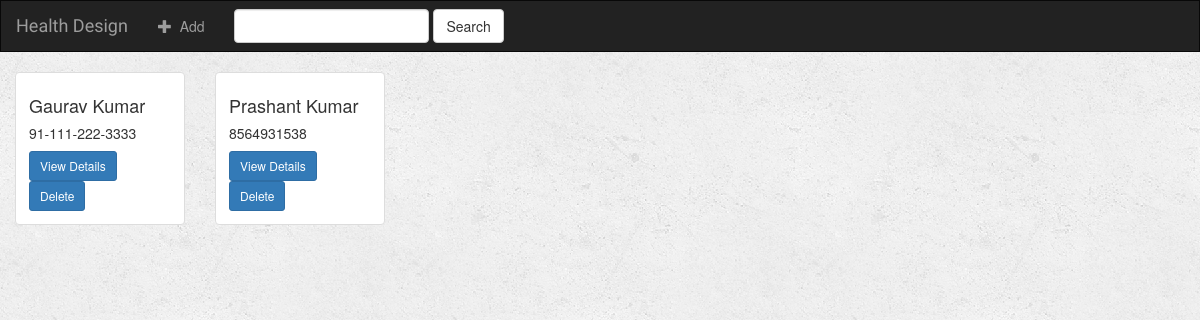
Before: /HealthDesign/ with the older database file.
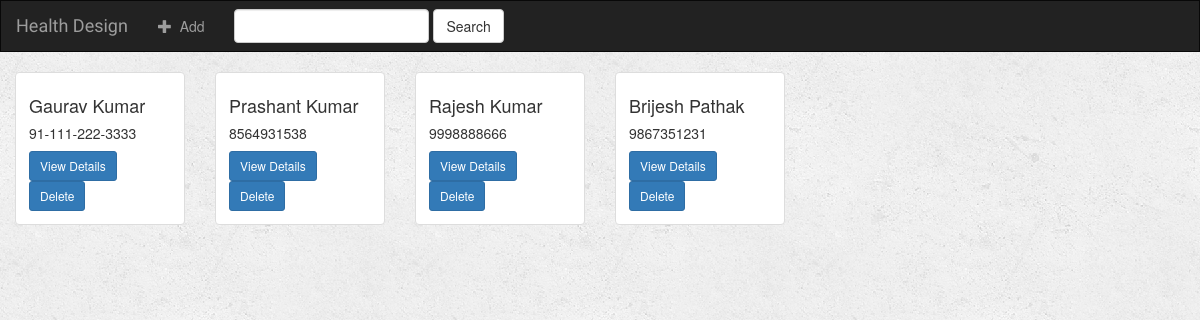
After: the same page with the newer database file.
### HealthDesign/models.py (models this page shows)
class Demographics(models.Model):
    first_name = models.CharField(max_length=30)
    last_name = models.CharField(max_length=30)
    gender = models.CharField(max_length=6)
    martial_status = models.CharField(max_length=10)
    religious_affiliation = models.CharField(max_length=10)
    ethnicity = models.CharField(max_length=30)
    language_spoken = models.CharField(max_length=50)
    address = models.CharField(max_length=100)
    telephone = models.CharField(max_length=20)
    birthday = models.DateField()

### HealthDesign/views.py (the view)
def index(request):
    demographics_list = Demographics.objects.all()
    query = request.GET.get("q")
    if query:
        demographics_list = demographics_list.filter(
            Q(first_name__icontains=query) |
            Q(last_name__icontains=query)
        ).distinct()
    return render(request, 'HealthDesign/index.html', {'demographics_list': demographics_list})

### HealthDesign/templates/HealthDesign/index.html (shortened to what this page needs)
{% extends 'HealthDesign/base.html' %}
{% block body %}
<div class="albums-container container-fluid">
    <div class="row">
        {% if demographics_list %}
            {% for demographics in demographics_list %}
                <div class="col-sm-4 col-lg-2">
                    <div class="thumbnail">
                        <div class="caption">
                            <h4>{{ demographics.first_name }} {{ demographics.last_name }} </h4>
                            <h5>{{ demographics.telephone }}</h5>
                            <a href="{% url 'HealthDesign:detail' demographics.id %}" class="btn btn-primary btn-sm" role="button">View Details</a>
                            <a href="{% url 'HealthDesign:demographics-delete' demographics.id %}" class="btn btn-primary btn-sm" role="button">Delete</a>
                        </div>
                    </div>
                </div>
            {% endfor %}
        {% endif %}
    </div>
</div>
{% endblock %}

### HealthDesign/templates/HealthDesign/base.html (shortened to what this page needs)
<!DOCTYPE html>
<html lang="en">
<head>
    {% load staticfiles %}
    <link rel="stylesheet" href="https://maxcdn.bootstrapcdn.com/bootstrap/3.3.6/css/bootstrap.min.css">
    <link rel="stylesheet" type="text/css" href="{% static 'HealthDesign/style.css' %}"/>
</head>
<body>
<nav class="navbar navbar-inverse">
    <div class="container-fluid">
        <div class="navbar-header">
            <a class="navbar-brand" href="{% url 'HealthDesign:index' %}">Health Design</a>
        </div>
        <div class="collapse navbar-collapse" id="topNavBar">
            <ul class="nav navbar-nav navbar-left">
                <li>
                    <a href="{% url 'HealthDesign:demographics-add'%}">
                        <span class="glyphicon glyphicon-plus" aria-hidden="true"></span>&nbsp; Add
                    </a>
                </li>
            </ul>
            <form class="navbar-form navbar-left" role="search" method="get" action="{% url 'HealthDesign:index' %}">
                <div class="form-group">
                    <input type="text" class="form-control" name="q" value="{{ request.GET.q }}">
                </div>
                <button type="submit" class="btn btn-default">Search</button>
            </form>
        </div>
    </div>
</nav>
{% block body %}
{% endblock %}
</body>
</html>

### HealthDesign/static/HealthDesign/style.css (style rules this page uses)
body { background: white url("images/background.png"); }
.navbar { border-radius: 0; }
.navbar-brand { font-family: 'Satisfy', cursive; }

Changed rows visible on the page:
added Demographics: first_name "Rajesh", last_name "Kumar", telephone "9998888666"
added Demographics: first_name "Brijesh", last_name "Pathak", telephone "9867351231"
